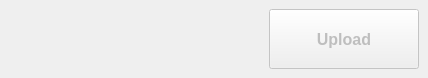
<?xml version="1.0" encoding="UTF-8"?>
<ui version="4.0">
 <class>ProgressWidget</class>
 <widget class="QStackedWidget" name="ProgressWidget">
  <property name="geometry">
   <rect>
    <x>0</x>
    <y>0</y>
    <width>428</width>
    <height>68</height>
   </rect>
  </property>
  <property name="windowTitle">
   <string notr="true">StackedWidget</string>
  </property>
  <property name="currentIndex">
   <number>0</number>
  </property>
  <widget class="QWidget" name="page">
   <layout class="QHBoxLayout" name="horizontalLayout">
    <item>
     <spacer name="horizontalSpacer">
      <property name="orientation">
       <enum>Qt::Horizontal</enum>
      </property>
      <property name="sizeHint" stdset="0">
       <size>
        <width>40</width>
        <height>20</height>
       </size>
      </property>
     </spacer>
    </item>
    <item>
     <widget class="QPushButton" name="upload">
      <property name="enabled">
       <bool>false</bool>
      </property>
      <property name="sizePolicy">
       <sizepolicy hsizetype="Minimum" vsizetype="Fixed">
        <horstretch>0</horstretch>
        <verstretch>0</verstretch>
       </sizepolicy>
      </property>
      <property name="minimumSize">
       <size>
        <width>150</width>
        <height>60</height>
       </size>
      </property>
      <property name="maximumSize">
       <size>
        <width>150</width>
        <height>60</height>
       </size>
      </property>
      <property name="font">
       <font>
        <pointsize>12</pointsize>
        <weight>75</weight>
        <bold>true</bold>
       </font>
      </property>
      <property name="text">
       <string>Upload</string>
      </property>
      <property name="icon">
       <iconset resource="images_rc.qrc">
        <normaloff>:/images/images/upload.png</normaloff>:/images/images/upload.png</iconset>
      </property>
     </widget>
    </item>
   </layout>
  </widget>
  <widget class="QWidget" name="page">
   <layout class="QHBoxLayout" name="horizontalLayout_2">
    <item>
     <layout class="QVBoxLayout" name="verticalLayout">
      <item>
       <widget class="QProgressBar" name="progressBar">
        <property name="sizePolicy">
         <sizepolicy hsizetype="Expanding" vsizetype="Maximum">
          <horstretch>0</horstretch>
          <verstretch>0</verstretch>
         </sizepolicy>
        </property>
        <property name="minimumSize">
         <size>
          <width>0</width>
          <height>25</height>
         </size>
        </property>
        <property name="maximumSize">
         <size>
          <width>16777215</width>
          <height>16777215</height>
         </size>
        </property>
        <property name="value">
         <number>0</number>
        </property>
        <property name="format">
         <string>Total: %p%</string>
        </property>
       </widget>
      </item>
      <item>
       <widget class="QProgressBar" name="progressBar_2">
        <property name="sizePolicy">
         <sizepolicy hsizetype="Expanding" vsizetype="Maximum">
          <horstretch>0</horstretch>
          <verstretch>0</verstretch>
         </sizepolicy>
        </property>
        <property name="minimumSize">
         <size>
          <width>0</width>
          <height>25</height>
         </size>
        </property>
        <property name="maximumSize">
         <size>
          <width>16777215</width>
          <height>16777215</height>
         </size>
        </property>
        <property name="value">
         <number>0</number>
        </property>
        <property name="format">
         <string>Current: %p%</string>
        </property>
       </widget>
      </item>
     </layout>
    </item>
    <item>
     <widget class="QPushButton" name="cancel">
      <property name="sizePolicy">
       <sizepolicy hsizetype="Minimum" vsizetype="Fixed">
        <horstretch>0</horstretch>
        <verstretch>0</verstretch>
       </sizepolicy>
      </property>
      <property name="minimumSize">
       <size>
        <width>150</width>
        <height>60</height>
       </size>
      </property>
      <property name="maximumSize">
       <size>
        <width>150</width>
        <height>60</height>
       </size>
      </property>
      <property name="font">
       <font>
        <pointsize>12</pointsize>
        <weight>75</weight>
        <bold>true</bold>
       </font>
      </property>
      <property name="text">
       <string>Cancel</string>
      </property>
      <property name="icon">
       <iconset resource="images_rc.qrc">
        <normaloff>:/images/images/clear.png</normaloff>:/images/images/clear.png</iconset>
      </property>
     </widget>
    </item>
   </layout>
  </widget>
  <widget class="QWidget" name="page_2">
   <layout class="QHBoxLayout" name="horizontalLayout_3">
    <item>
     <widget class="QProgressBar" name="progressBar_3">
      <property name="sizePolicy">
       <sizepolicy hsizetype="Expanding" vsizetype="Maximum">
        <horstretch>0</horstretch>
        <verstretch>0</verstretch>
       </sizepolicy>
      </property>
      <property name="value">
       <number>0</number>
      </property>
      <property name="format">
       <string notr="true">Loading files: %v of %m</string>
      </property>
     </widget>
    </item>
    <item>
     <widget class="QPushButton" name="button">
      <property name="enabled">
       <bool>false</bool>
      </property>
      <property name="sizePolicy">
       <sizepolicy hsizetype="Minimum" vsizetype="Fixed">
        <horstretch>0</horstretch>
        <verstretch>0</verstretch>
       </sizepolicy>
      </property>
      <property name="minimumSize">
       <size>
        <width>150</width>
        <height>60</height>
       </size>
      </property>
      <property name="maximumSize">
       <size>
        <width>150</width>
        <height>60</height>
       </size>
      </property>
      <property name="font">
       <font>
        <pointsize>12</pointsize>
        <weight>75</weight>
        <bold>true</bold>
       </font>
      </property>
      <property name="text">
       <string>Upload</string>
      </property>
      <property name="icon">
       <iconset resource="images_rc.qrc">
        <normaloff>:/images/images/upload.png</normaloff>:/images/images/upload.png</iconset>
      </property>
     </widget>
    </item>
   </layout>
  </widget>
 </widget>
 <resources>
  <include location="images_rc.qrc"/>
 </resources>
 <connections>
  <connection>
   <sender>upload</sender>
   <signal>clicked()</signal>
   <receiver>ProgressWidget</receiver>
   <slot>uploadClicked()</slot>
   <hints>
    <hint type="sourcelabel">
     <x>348</x>
     <y>33</y>
    </hint>
    <hint type="destinationlabel">
     <x>213</x>
     <y>33</y>
    </hint>
   </hints>
  </connection>
  <connection>
   <sender>cancel</sender>
   <signal>clicked()</signal>
   <receiver>ProgressWidget</receiver>
   <slot>cancelClicked()</slot>
   <hints>
    <hint type="sourcelabel">
     <x>348</x>
     <y>33</y>
    </hint>
    <hint type="destinationlabel">
     <x>213</x>
     <y>33</y>
    </hint>
   </hints>
  </connection>
 </connections>
 <slots>
  <slot>cancelClicked()</slot>
  <slot>uploadClicked()</slot>
 </slots>
</ui>
